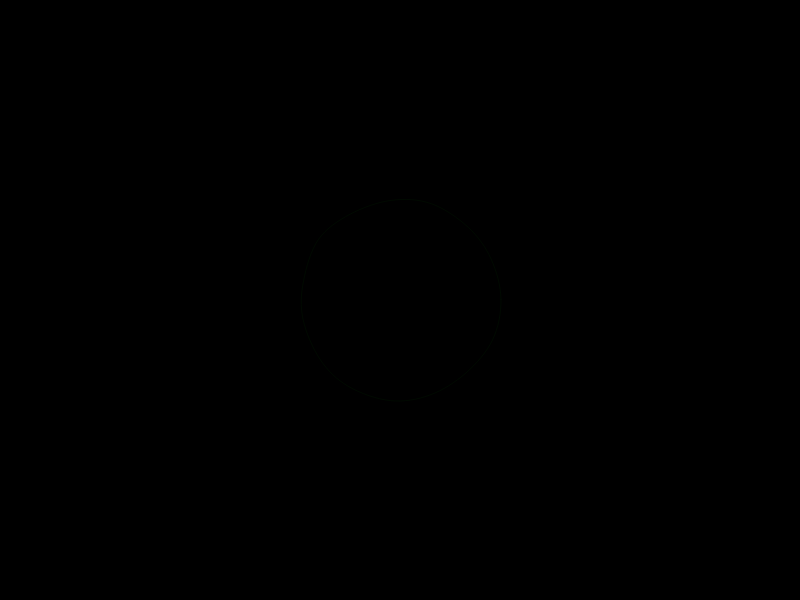
Frame 1 (no input)
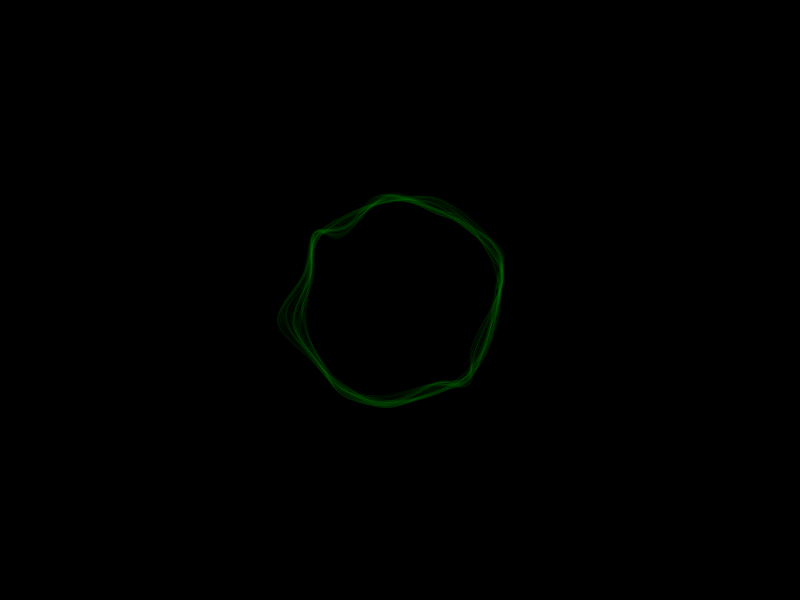
Frame 60 (no input)
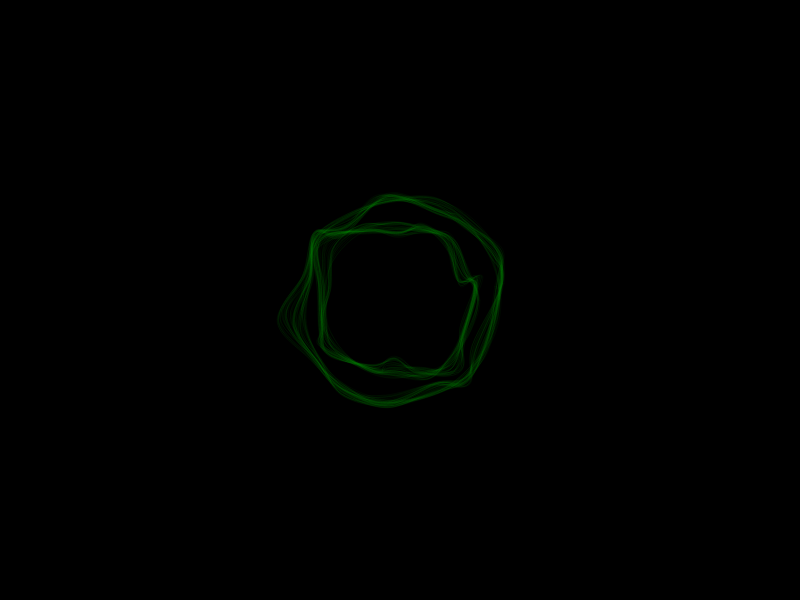
Frame 120 (the mouse pressed at the canvas centre since frame 60)

The p5.js sketch that drew these frames (run headless with seeded random() and noise() and a simulated clock; from frame 60 on, the mouse is pressed at the canvas centre):

// p5.js sketch
// ── sketch.js
/**
 * Hey there!
 * Try these inputs:
 * Press key 1: change the stroke color
 * Press key f: freeze the movement, press again to resume
 * Mouse Click: start a new circle-like form
 * Press Delete: restart drawing
 */
var formDimen = 15;
var moveSize = 2;
var radius_0 = 100;
var centerX, centerY;
var x = new Array(formDimen);
var y = new Array(formDimen);

var freeze = false;

function setup(){

  createCanvas(displayWidth, displayHeight);
  smooth();

  // initial forms
  centerX = width/2;
  centerY = height/2;
  var angle = radians(360/(formDimen));
  for (var i=0; i<formDimen; i++){
    x[i] = cos(angle*i) * radius_0;
    y[i] = sin(angle*i) * radius_0;
  }

  stroke(0,random(200),random(100),25);
  background(0);
}


function draw(){
  // floating towards mouse pos
  if (mouseX !== 0 || mouseY !== 0) {
    centerX += (mouseX-centerX) * 0.01;
    centerY += (mouseY-centerY) * 0.01;
  }

  // calculate new
  for (var i=0; i<formDimen; i++){
    x[i] += random(-moveSize,moveSize);
    y[i] += random(-moveSize,moveSize);
  }

  strokeWeight(0.75);
  noFill();

  beginShape();
  curveVertex(x[formDimen-1]+centerX, y[formDimen-1]+centerY);
  for (var i=0; i<formDimen; i++){
    curveVertex(x[i]+centerX, y[i]+centerY);
  }
  curveVertex(x[0]+centerX, y[0]+centerY);
  curveVertex(x[1]+centerX, y[1]+centerY);
  endShape();
}


function mousePressed() {
  // restart a new form on mouse position
  centerX = mouseX;
  centerY = mouseY;
  var angle, radius;

  centerX = mouseX;
  centerY = mouseY;
  angle = radians(360/(formDimen));
  radius = radius_0 * random(0.5,1.0);
  for (var i=0; i<formDimen; i++){
    x[i] = cos(angle*i) * radius;
    y[i] = sin(angle*i) * radius;
  }
}

function keyReleased() {
  if (keyCode === DELETE) background(0);
  if (key == '1')//maybe choose from a color palette
    stroke(random(0,20),random(100,200),random(100,200),25);
  // switch draw loop on/off
  if (key == 'f' || key == 'F') freeze = !freeze;
  if (freeze === true) noLoop();
  else loop();
}
